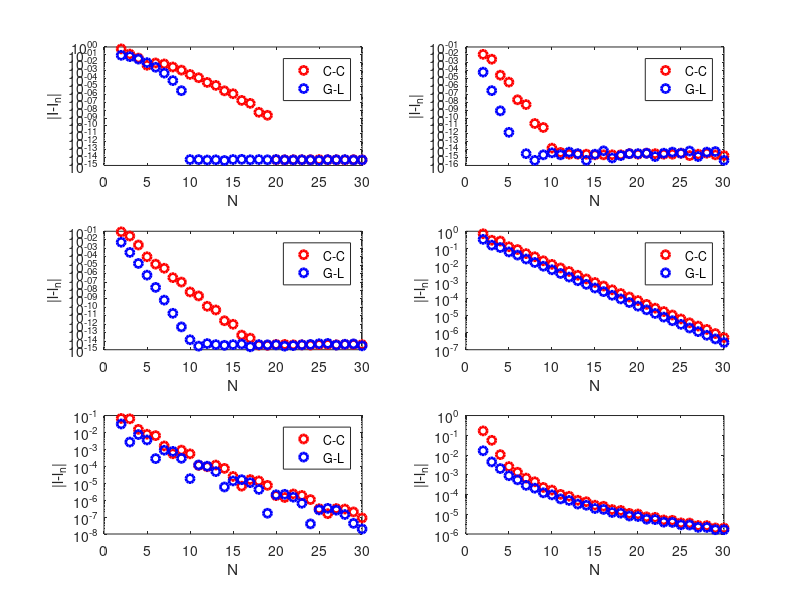

MATLAB code to generate this figure:
%-------------------------------------------------------------------------%
%Problem 3
%-------------------------------------------------------------------------%
close all
clear all
clc
format long
%-------------------------------------------------------------------------%
%Input Setup
%-------------------------------------------------------------------------%
a = -1.;
b = 1.;
N = [2. 3. 4. 5. 6. 7. 8. 9. 10 11. 12. 13. 14. 15. 16. ...
    17. 18. 19. 20. 21. 22. 23. 24. 25. 26. 27. 28. 29. 30.];

% Analytical Values of Integration
% [x^20,e^x,exp-x^2,1/(1+16*x^2),exp(-1/x^2),|x|^3]
I_wolfram = [0.09523809523809, 2.35040238728760, 1.49364826562485, ...
    0.66290883183401623252961960521423781559, ...
    0.17814771178156, 0.50000000000000];

method = [1 2 3];
N_mc = [];
n = 1;
for index=1:length(method)
    
    if method(index)==1
        
        while n<1000
            disp('Monte Carlo')
            %--------------------%
            %Monte Carlo Method %
            %--------------------%
            n_mc = round(rand(1)*1000); % random number of "n" points
            x_mc = linspace(a,b,n_mc);
            
            f1_mc = x_mc.^20;
            f2_mc = exp(x_mc);
            f3_mc = exp(-x_mc.^2);
            f4_mc = 1./(1. + 16.*(x_mc.^2.));         % not even close to
            f5_mc = exp(-1./(x_mc.^2));             % the most efficient
            f6_mc = abs(x_mc.^3);                   % code ...
            
            I1_mc = (b-a)*mean(f1_mc); % Numerical Integral (Monte Carlo)
            
            I2_mc = (b-a)*mean(f2_mc); % Numerical Integral (Monte Carlo)
            
            I3_mc = (b-a)*mean(f3_mc); % Numerical Integral (Monte Carlo)
            
            I4_mc = (b-a)*mean(f4_mc); % Numerical Integral (Monte Carlo)
            
            I5_mc = (b-a)*mean(f5_mc); % Numerical Integral (Monte Carlo)
            
            I6_mc = (b-a)*mean(f6_mc); % Numerical Integral (Monte Carlo)
            
            N_mc(n) = n_mc;
            
            I1(n) = I1_mc; 
            I2(n) = I2_mc; 
            I3(n) = I3_mc; 
            I4(n) = I4_mc; 
            I5(n) = I5_mc; 
            I6(n) = I6_mc; 
            
            n = n+1
        end
        
    end
    
    error1_mc = I1 - I_wolfram(1);
    sort(error1_mc); fliplr(error1_mc);
    error2_mc = I2 - I_wolfram(2);
    sort(error2_mc); fliplr(error2_mc);
    error3_mc = I3 - I_wolfram(3);
    sort(error3_mc); fliplr(error3_mc);
    error4_mc = I4 - I_wolfram(4);
    sort(error4_mc); fliplr(error4_mc);
    error5_mc = I5 - I_wolfram(5);
    sort(error5_mc); fliplr(error5_mc);
    error6_mc = I6 - I_wolfram(6);
    sort(error6_mc); fliplr(error6_mc);
    
    
    if method(index)==2
        
        for j = 1:length(N)
            
            disp('Clenshaw Curtis')
            %----------------------------%
            % Clenshaw-Curtis Quadrature %
            %----------------------------%
            c = zeros(N(j) + 1,2);
            c(1:2:(N(j) + 1),1) = (2./[1 1-(2:2:N(j)).^2 ])';
            c(2,2) = 1;
            f_cc = real(ifft([c(1:(N(j)+1),:);c(N(j):-1:2,:)]));
            w_cc = (b - a)*([f_cc(1,1); 2*f_cc(2:N(j),1); f_cc((N(j) + 1),1)])/2;
            x_cc = 0.5*((b + a) + N(j)*(b - a)*f_cc(1:(N(j) + 1),2));
            w_cc = w_cc';
            
            f1_cc = x_cc.^20;
            f2_cc = exp(x_cc);
            f3_cc = exp(-x_cc.^2);
            f4_cc = 1./(1. + 16.*(x_cc.^2.));         % not even close to
            f5_cc = exp(-1./(x_cc.^2));             % the most efficient
            f6_cc = abs(x_cc.^3);                   % code ...
            
            I1_cc(j) = w_cc*f1_cc; % Numerical Integral (Gauss Legendre)
            error1_cc(j) = abs(I1_cc(j) - I_wolfram(1));
            
            I2_cc(j) = w_cc*f2_cc; % Numerical Integral (Gauss Legendre)
            error2_cc(j) = abs(I2_cc(j) - I_wolfram(2));
            
            I3_cc(j) = w_cc*f3_cc; % Numerical Integral (Gauss Legendre)
            error3_cc(j) = abs(I3_cc(j) - I_wolfram(3));
            
            I4_cc(j) = w_cc*f4_cc; % Numerical Integral (Gauss Legendre)
            error4_cc(j) = abs(I4_cc(j) - I_wolfram(4));
            
            I5_cc(j) = w_cc*f5_cc; % Numerical Integral (Gauss Legendre)
            error5_cc(j) = abs(I5_cc(j) - I_wolfram(5));
            
            I6_cc(j) = w_cc*f6_cc; % Numerical Integral (Gauss Legendre)
            error6_cc(j) = abs(I6_cc(j) - I_wolfram(6));
            
        end
        
    end
    
    if method(index)==3
        
        for j = 1:length(N)
            
            disp('Gauss Legendre')
            %---------------------------%
            % Gauss-Legendre Quadrature %
            %---------------------------%
            beta = .5./sqrt(1-(2*(1:N(j))).^(-2)); % 3-term recurrence coeffs
            T = diag(beta,1) + diag(beta,-1); % Jacobi matrix
            [V,D] = eig(T); % eigenvalue decomposition
            x_gl = diag(D);
            [x_gl,i] = sort(x_gl); % nodes (= Legendre points)
            w_gl = 2*V(1,i).^2; % weights
            
            f1_gl = x_gl.^20;
            f2_gl = exp(x_gl);
            f3_gl = exp(-x_gl.^2);
            f4_gl = 1./(1. + 16.*(x_gl.^2.));
            f5_gl = exp(-1./(x_gl.^2));
            f6_gl = abs(x_gl.^3);
            
            I1_gl(j) = w_gl*f1_gl; % Numerical Integral (Gauss Legendre)
            error1_gl(j) = abs(I1_gl(j) - I_wolfram(1));
            
            I2_gl(j) = w_gl*f2_gl; % Numerical Integral (Gauss Legendre)
            error2_gl(j) = abs(I2_gl(j) - I_wolfram(2));
            
            I3_gl(j) = w_gl*f3_gl; % Numerical Integral (Gauss Legendre)
            error3_gl(j) = abs(I3_gl(j) - I_wolfram(3));
            
            I4_gl(j) = w_gl*f4_gl; % Numerical Integral (Gauss Legendre)
            error4_gl(j) = abs(I4_gl(j) - I_wolfram(4));
            
            I5_gl(j) = w_gl*f5_gl; % Numerical Integral (Gauss Legendre)
            error5_gl(j) = abs(I5_gl(j) - I_wolfram(5));
            
            I6_gl(j) = w_gl*f6_gl; % Numerical Integral (Gauss Legendre)
            error6_gl(j) = abs(I6_gl(j) - I_wolfram(6));
            
        end
        
    end
    
end

figure

subplot(3,2,1)
semilogy(N,error1_cc,'ro','LineWidth',2.0)
hold on
semilogy(N,error1_gl,'bo','LineWidth',2.0)
% hold on
% semilogy(N_mc,error1_mc,'ko','LineWidth',2.0)
xlabel('N')
ylabel('|I-I_n|')
legend('C-C','G-L','M-C')

subplot(3,2,2)
semilogy(N,error2_cc,'ro','LineWidth',2.0)
hold on
semilogy(N,error2_gl,'bo','LineWidth',2.0)
% hold on
% semilogy(N_mc,error2_mc,'ko','LineWidth',2.0)
xlabel('N')
ylabel('|l-l_n|')
legend('C-C','G-L','M-C')

subplot(3,2,3)
semilogy(N,error3_cc,'ro','LineWidth',2.0)
hold on
semilogy(N,error3_gl,'bo','LineWidth',2.0)
% hold on
% semilogy(N_mc,error3_mc,'ko','LineWidth',2.0)
xlabel('N')
ylabel('|l-l_n|')
legend('C-C','G-L','M-C')

subplot(3,2,4)
semilogy(N,error4_cc,'ro','LineWidth',2.0)
hold on
semilogy(N,error4_gl,'bo','LineWidth',2.0)
% hold on
% semilogy(N_mc,error4_mc,'ko','LineWidth',2.0)
xlabel('N')
ylabel('|l-l_n|')
legend('C-C','G-L','M-C')

subplot(3,2,5)
semilogy(N,error5_cc,'ro','LineWidth',2.0)
hold on
semilogy(N,error5_gl,'bo','LineWidth',2.0)
% hold on
% semilogy(N_mc,error5_mc,'ko','LineWidth',2.0)
xlabel('N')
ylabel('|l-l_n|')
legend('C-C','G-L','M-C')

subplot(3,2,6)
semilogy(N,error6_cc,'ro','LineWidth',2.0)
hold on
semilogy(N,error6_gl,'bo','LineWidth',2.0)
% hold on
% semilogy(N_mc,error6_mc,'ko','LineWidth',2.0)
xlabel('N')
ylabel('|l-l_n|')
